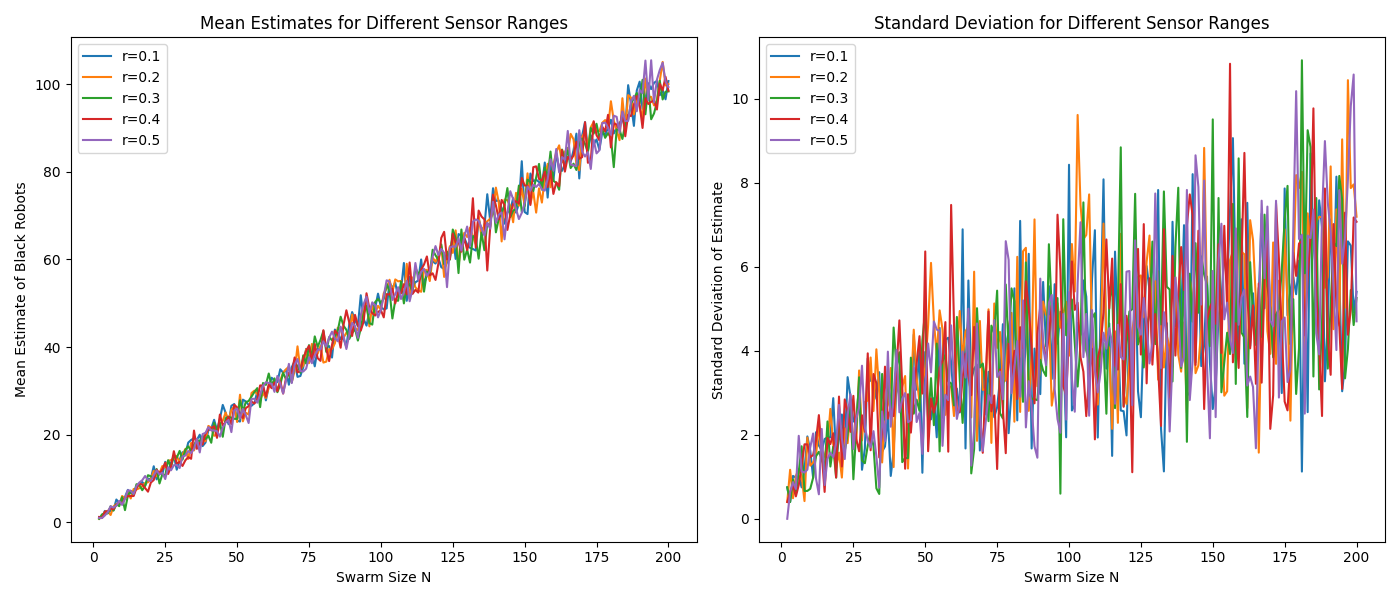

This chart was generated by the following Python code:
import numpy as np
import matplotlib.pyplot as plt

# Function to generate positions and colors of robots in the swarm
def create_swarm(num_robots):
    positions = np.random.rand(num_robots, 2)  # robots with positions (x, y) in [0, 1] x [0, 1]
    colors = np.random.choice(['black', 'white'], num_robots)  # Each robot is black or white with equal probability
    return positions, colors

# Function to calculate Euclidean distance between two points
def compute_distance(p1, p2):
    return np.sqrt(np.sum((p1 - p2) ** 2))

# Function to estimate the number of black robots from a local sample
def black_robots_estimation(positions, colors, sensor_range):
    N = len(positions)
    estimates = []
    for i in range(N):
        neighbors = [j for j in range(N) if compute_distance(positions[i], positions[j]) < sensor_range]
        black_count = sum(1 for j in neighbors if colors[j] == 'black')
        estimates.append(black_count / len(neighbors) * N if neighbors else 0)
    return np.mean(estimates)

# Simulation Parameters
swarm_sizes = range(2, 201)
r_values = np.linspace(0.02, 0.5, 25)
num_experiments = 5

# Store results
mean_estimates = np.zeros((len(swarm_sizes), len(r_values)))
std_estimates = np.zeros((len(swarm_sizes), len(r_values)))

# Run the simulations
for i, N in enumerate(swarm_sizes):
    for j, r in enumerate(r_values):
        estimates = []
        for _ in range(num_experiments):
            positions, colors = create_swarm(N)
            estimate = black_robots_estimation(positions, colors, r)
            estimates.append(estimate)
        mean_estimates[i, j] = np.mean(estimates)
        std_estimates[i, j] = np.std(estimates)


# Plotting results
plt.figure(figsize=(14, 6))

# Plot mean estimates
plt.subplot(1, 2, 1)
for j, r in enumerate([0.1, 0.2, 0.3, 0.4, 0.5]):
    plt.plot(swarm_sizes, mean_estimates[:, j * 5], label=f'r={r}')
plt.xlabel('Swarm Size N')
plt.ylabel('Mean Estimate of Black Robots')
plt.legend()
plt.title('Mean Estimates for Different Sensor Ranges')

# Plot standard deviation
plt.subplot(1, 2, 2)
for j, r in enumerate([0.1, 0.2, 0.3, 0.4, 0.5]):
    plt.plot(swarm_sizes, std_estimates[:, j * 5], label=f'r={r}')
plt.xlabel('Swarm Size N')
plt.ylabel('Standard Deviation of Estimate')
plt.legend()
plt.title('Standard Deviation for Different Sensor Ranges')

plt.tight_layout()
plt.show()
